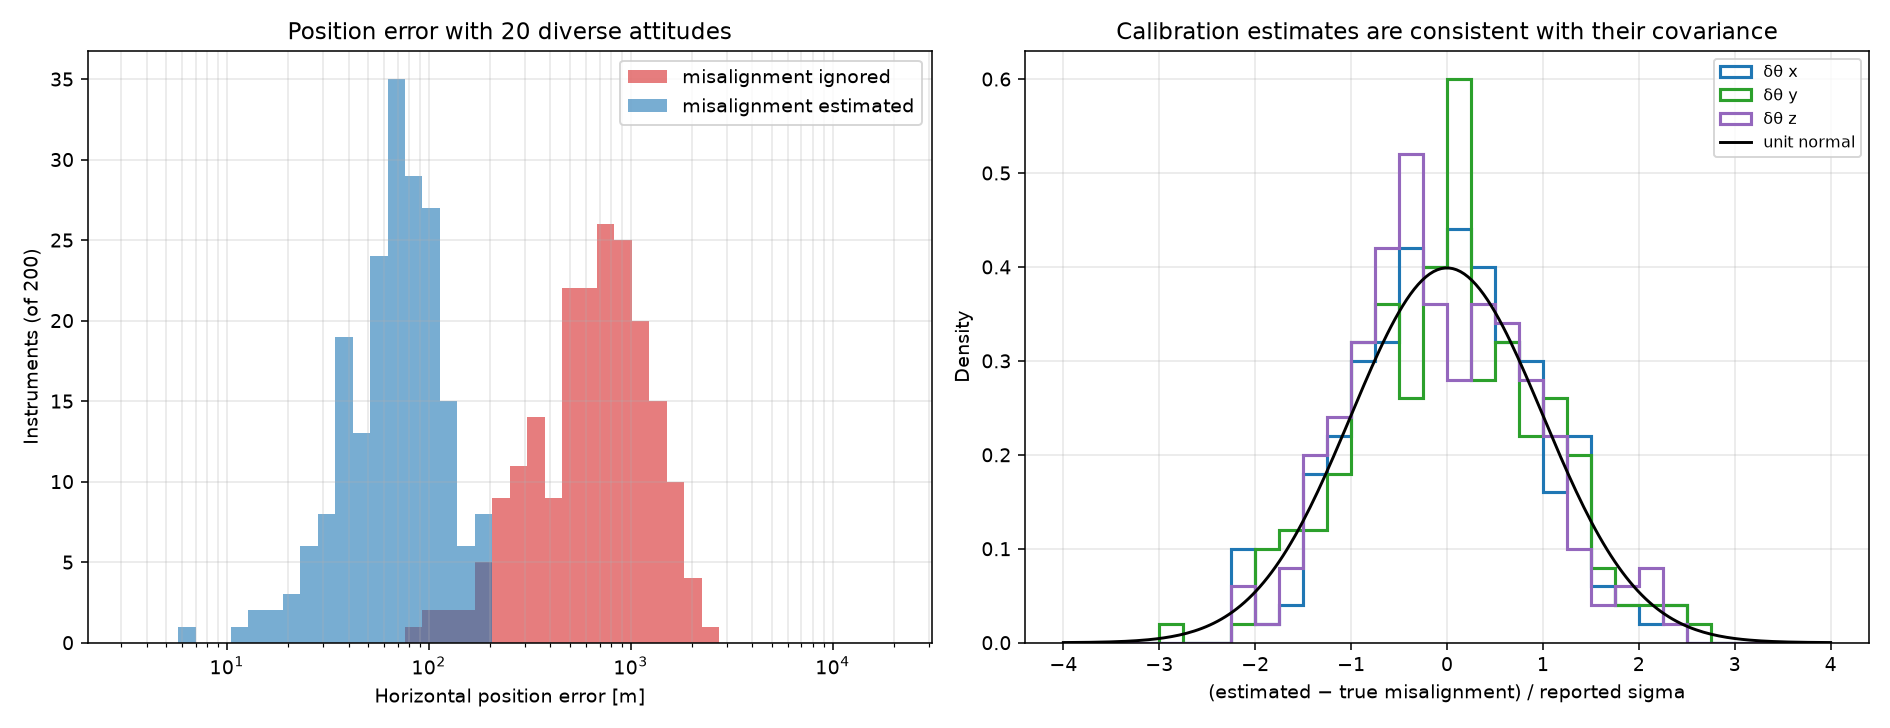

Generate this figure with Python:
"""
calibration_estimation_experiment.py - Space Systems Engineering, Module 7

Companion to Experiment C3: actually estimating the camera-IMU calibration
error together with position, for the four attitude sequences of
navigation_observability.py.

An instrument has a fixed, unknown misalignment. Three estimators process
the same observations:
  ignore   position only, misalignment not modelled
  solve    position + three calibration states, no prior
  prior    position + calibration states with the calibration uncertainty
           as a Gaussian prior (the "uncertain shared state" alternative to
           Experiment B's cross-observation covariance)

Absolute time is known and there is no accelerometer bias here.

Run:  python calibration_estimation_experiment.py
"""

from pathlib import Path

import matplotlib
matplotlib.use("Agg")
import matplotlib.pyplot as plt
import numpy as np

import navigation_estimator as ne
import navigation_scenarios as ns
from navigation_observability import ATTITUDE_CONFIGURATIONS

SEED = 770
HERE = Path(__file__).parent
TRUE_MISALIGNMENT = np.radians([0.05, -0.03, 0.04])
INSTRUMENTS = 200
cp = ne.cp


def metres(value):
    return f"{value / 1000:.2f} km" if value >= 1000 else f"{value:.0f} m"


def fit_all(measurements):
    start = ns.single_fix(measurements[0])
    return {
        "ignore": ne.batch_position_estimate(measurements, start),
        "solve": ne.batch_position_estimate(measurements, start,
                                            estimate_calibration=True),
        "prior": ne.batch_position_estimate(
            measurements, start, estimate_calibration=True,
            calibration_prior_sigma_rad=ns.MISALIGNMENT_SIGMA),
    }


def main():
    rng = np.random.default_rng(SEED)
    arcsec = np.degrees(TRUE_MISALIGNMENT) * 3600
    print(f"True misalignment (rotation vector, camera axes): "
          f"[{arcsec[0]:.0f}, {arcsec[1]:.0f}, {arcsec[2]:.0f}] arcsec; "
          f"prior sigma {np.degrees(ns.MISALIGNMENT_SIGMA) * 3600:.0f} arcsec per axis.\n")

    for label, attitudes in ATTITUDE_CONFIGURATIONS.items():
        measurements, _ = ns.simulate_batch(
            rng, len(attitudes), attitudes=attitudes,
            misalignment_rad=TRUE_MISALIGNMENT, run_quality_check=False)
        fits = fit_all(measurements)
        print(f"{label}")
        print(f"  {'estimator':<10}{'position error':>16}{'reported sigma':>17}"
              f"{'reduced chi2':>14}  observability / calibration estimate [arcsec]")
        for name, fit in fits.items():
            error = cp.horizontal_position_error(fit.lat_lon, ns.TRUE_POSITION)
            sigma = ("withheld" if fit.position_covariance_ne is None else
                     metres(np.sqrt(np.trace(fit.position_covariance_ne))))
            text = fit.observability
            if fit.calibration_rad is not None and fit.covariance is not None:
                estimate = np.degrees(fit.calibration_rad) * 3600
                cal_sigma = np.degrees(np.sqrt(np.diag(fit.covariance)[2:])) * 3600
                text += "; " + ", ".join(f"{e:+.0f} ± {s:.0f}"
                                         for e, s in zip(estimate, cal_sigma))
            print(f"  {name:<10}{metres(error):>16}{sigma:>17}"
                  f"{fit.reduced_chi2:>14.2f}  {text}")
        print()

    print("""Reading the table
  ignore  A fixed attitude hides the misalignment completely: the fit is
          clean (reduced chi2 near 1) and the position is kilometres off.
          Once the attitude varies, the same unmodelled error makes the
          observations disagree and the reduced chi2 rises far above 1,
          so varied attitudes also make the problem DETECTABLE.
  solve   Refuses to report where the geometry cannot support five states
          (A, and B's roll-axis component). With diverse attitudes it
          recovers the misalignment to its stated uncertainty and the
          position error falls from kilometres to the random-noise level.
  prior   Always solvable. From a fixed attitude the data cannot improve
          on the prior, so the position sigma honestly stays at kilometres;
          as attitudes diversify, the data take over from the prior.
""")

    # ---- many instruments, diverse attitudes -----------------------------------
    print(f"{INSTRUMENTS} instruments, each with its own random misalignment, "
          f"20 diverse attitudes (configuration D):")
    attitudes = ATTITUDE_CONFIGURATIONS["D: 20 deliberately diverse"]
    records = {name: {"error": [], "inside": [], "cal_error": [], "chi2": []}
               for name in ("ignore", "solve")}
    for _ in range(INSTRUMENTS):
        truth = rng.normal(0.0, ns.MISALIGNMENT_SIGMA, 3)
        measurements, _ = ns.simulate_batch(rng, 20, attitudes=attitudes,
                                            misalignment_rad=truth,
                                            run_quality_check=False)
        start = ns.single_fix(measurements[0])
        fits = {"ignore": ne.batch_position_estimate(measurements, start),
                "solve": ne.batch_position_estimate(measurements, start,
                                                    estimate_calibration=True)}
        for name, fit in fits.items():
            error = ns.north_east_error(fit.lat_lon)
            records[name]["error"].append(np.linalg.norm(error))
            records[name]["chi2"].append(fit.reduced_chi2)
            records[name]["inside"].append(
                ne.inside_confidence_ellipse(error, fit.position_covariance_ne))
            if fit.calibration_rad is not None:
                normalized = (fit.calibration_rad - truth) / np.sqrt(
                    np.diag(fit.covariance)[2:])
                records[name]["cal_error"].append(normalized)
    print(f"  {'estimator':<10}{'RMS position error':>20}{'95% coverage':>15}"
          f"{'median reduced chi2':>22}")
    for name, r in records.items():
        print(f"  {name:<10}{metres(np.sqrt(np.mean(np.square(r['error'])))):>20}"
              f"{100 * np.mean(r['inside']):>14.1f}%{np.median(r['chi2']):>22.2f}")
    normalized = np.array(records["solve"]["cal_error"])
    print(f"  Calibration estimates: normalized error (estimate - truth)/sigma "
          f"has standard deviation {normalized.std(axis=0).round(2)} per axis "
          f"(1 expected).")
    print("  Averaging over varied attitudes already reduces the 'ignore' "
          "error well below the fixed-attitude\n  case, because the "
          "misalignment's effect points in different directions; "
          "solving for it removes\n  the rest and restores a trustworthy "
          "covariance.")

    fig, (ax_error, ax_cal) = plt.subplots(1, 2, figsize=(13.5, 5.2))
    bins = np.logspace(0.5, 4.3, 45)
    ax_error.hist(records["ignore"]["error"], bins=bins, alpha=0.6,
                  color="tab:red", label="misalignment ignored")
    ax_error.hist(records["solve"]["error"], bins=bins, alpha=0.6,
                  color="tab:blue", label="misalignment estimated")
    ax_error.set_xscale("log")
    ax_error.set_xlabel("Horizontal position error [m]")
    ax_error.set_ylabel(f"Instruments (of {INSTRUMENTS})")
    ax_error.set_title("Position error with 20 diverse attitudes")
    ax_error.grid(True, which="both", alpha=0.3)
    ax_error.legend()

    grid = np.linspace(-4, 4, 200)
    for axis, color in zip(range(3), ("tab:blue", "tab:green", "tab:purple")):
        ax_cal.hist(normalized[:, axis], bins=np.linspace(-4, 4, 33), density=True,
                    histtype="step", linewidth=1.6, color=color,
                    label=f"δθ {'xyz'[axis]}")
    ax_cal.plot(grid, np.exp(-grid**2 / 2) / np.sqrt(2 * np.pi), "k-",
                label="unit normal")
    ax_cal.set_xlabel("(estimated − true misalignment) / reported sigma")
    ax_cal.set_ylabel("Density")
    ax_cal.set_title("Calibration estimates are consistent with their covariance")
    ax_cal.grid(True, alpha=0.3)
    ax_cal.legend(fontsize=8)
    fig.tight_layout()
    fig.savefig(HERE / "calibration_estimation_experiment.png", dpi=140)
    print("\nSaved calibration_estimation_experiment.png")


if __name__ == "__main__":
    main()
